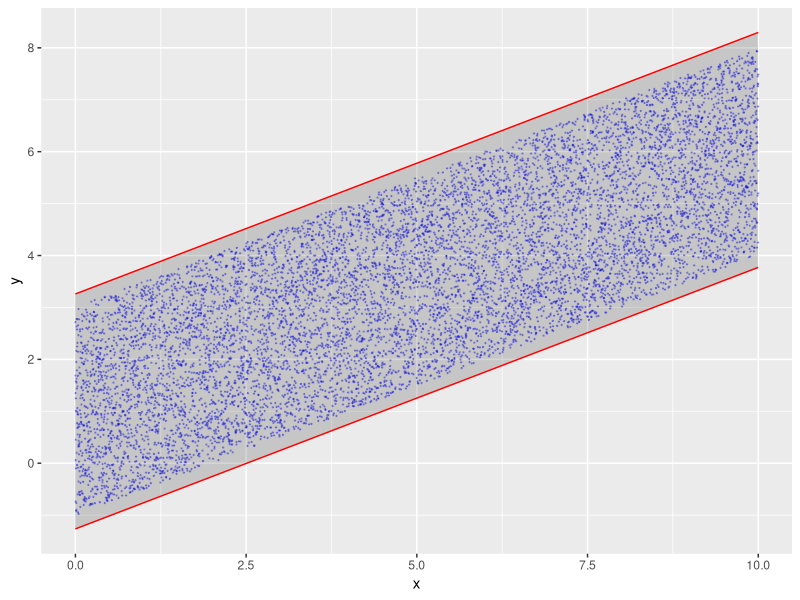
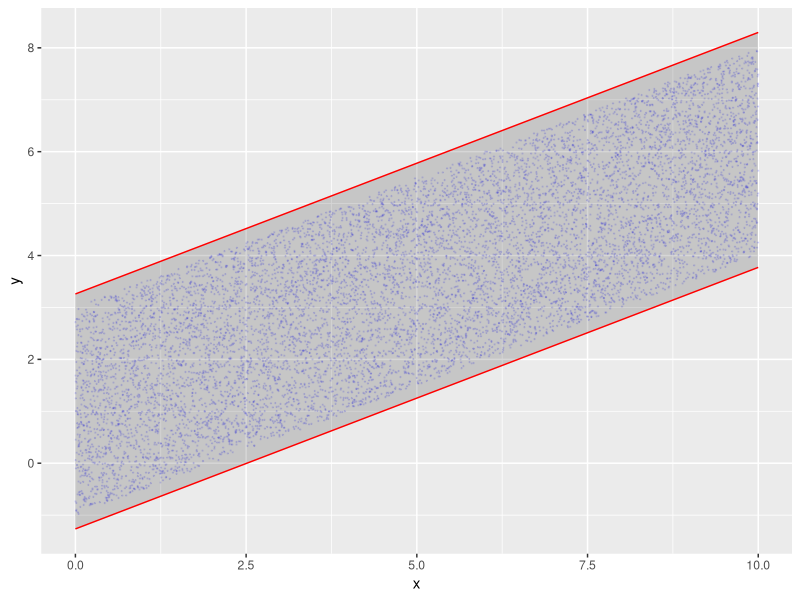
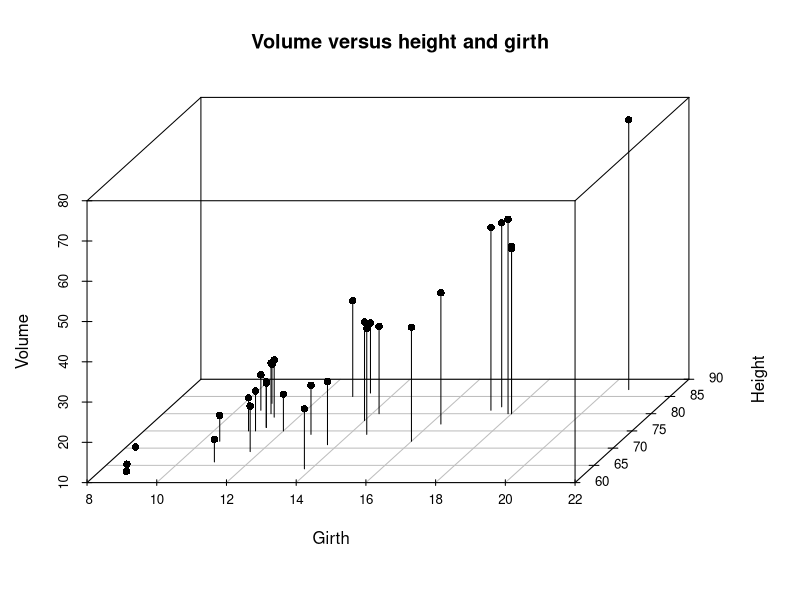
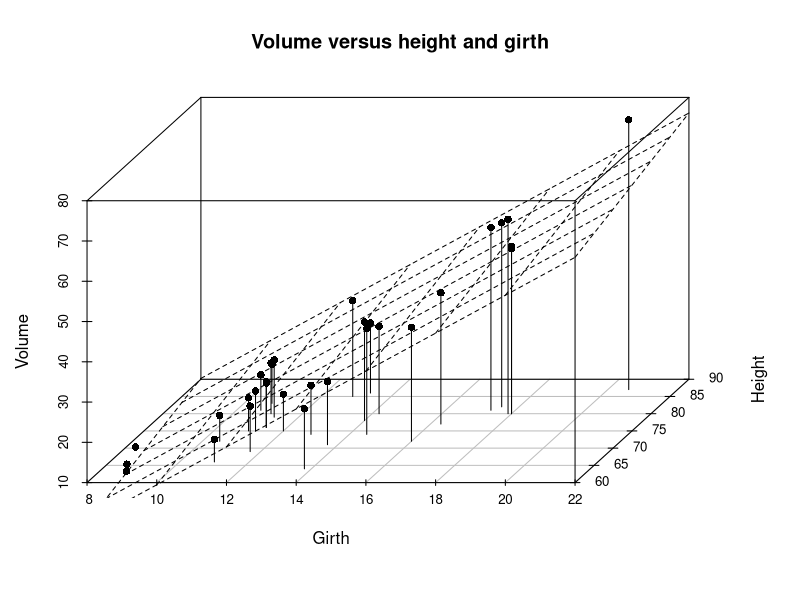

Source code (R) for these figures, in order:
## ---- chunk 1
knitr::opts_chunk$set(echo=FALSE)
options(scipen = 999)
## ---- chunk 2
library(dplyr)
library(ggplot2)
n <- 10000
x <- seq(0, 10, length.out = n)
y <- 1 + 0.5*x + runif(n, -2, 2)
preds <- predict(lm(y~x), interval="p")
cbind(data.frame(x, y), preds) %>%
  ggplot(aes(x,y)) +
  geom_point(size=0.2, alpha=0.3, color="blue") +
  geom_ribbon(aes(ymin=lwr, ymax=upr), color="red", alpha=0.2)
## ---- chunk 3
cbind(data.frame(x, y), preds) %>% 
  ggplot(aes(x,y)) +
  geom_point(size=0.2, alpha=0.1, color="blue") +
  geom_ribbon(aes(ymin=lwr, ymax=upr), color="red", alpha=0.2)
## ---- chunk 4
data(trees)
## ---- chunk 5
library(scatterplot3d)
s3d <- scatterplot3d(trees, type="h", highlight.3d=FALSE,
angle=55, scale.y=0.7, pch=16, main="Volume versus height and girth")
## ---- chunk 6
s3d <- scatterplot3d(trees, type="h", highlight.3d=FALSE,
angle=55, scale.y=0.7, pch=16, main="Volume versus height and girth")
my.lm <- lm(Volume ~ Girth + Height, data=trees)
s3d$plane3d(my.lm)
## ---- chunk 7
trees %>% 
  lm(Volume ~ Girth + Height, data = .) %>% 
  summary
## ---- chunk 8
trees %>% 
  lm(Volume ~ Girth + Height, data = .) %>% 
  summary
## ---- chunk 9
trees %>% 
  lm(Volume ~ Girth + Height, data = .) %>% 
  anova
